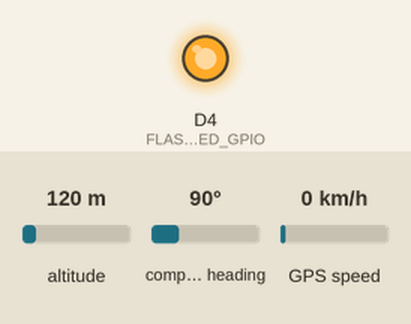
This sketch was run on a simulated ESP8266 (NodeMCU). On the bench: output pins drawn as LEDs (lit = HIGH). Dashed ring = blinking. Inputs (shaded band) come from the test bench; at power-on: altitude 120 m, compass heading 90°, GPS speed 0 km/h. WiFi joins after 1.5 s; servers stay silent unless stated; the GPS gets a fix after 3 s at 37.7749, -122.4194 with 8 satellites.

Above: at 2.7 s.
At 3.89 s:
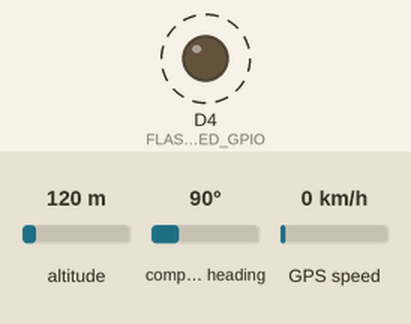
Timing chart, 0 to 4.6 s (numbered marks = the images above):
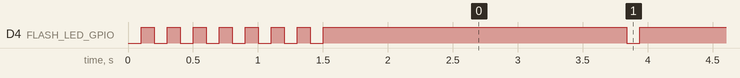

The sketch:

Tracker.ino
```cpp
#include "wifi.h"
#include "client.h"

void setup(){
  startWiFi();
  initGPS();
}

void loop(){
  getLocationData();
  httpGet();
  delay(500);
}
```

client.h
```cpp
#include "gps.h"

#define HOST "utrack-console.herokuapp.com"
#define TRACKER_NODE_ID "Goat-1"
#define HTTPS_PORT 443

WiFiClientSecure client;

int lt , ln;

void httpGet(){
    client.setInsecure();

    ln = GLOBAL_GPS_LON;
    lt = GLOBAL_GPS_LAT;

    if(ln && lt){
        if(client.connect(HOST, HTTPS_PORT)){

          client.printf(
            "GET /api?longitude=%f&latitude=%f&id=%s HTTP/1.1\r\n",
             GLOBAL_GPS_LON, GLOBAL_GPS_LAT, TRACKER_NODE_ID);

          client.printf("Host: %s\r\nConnection: close\r\n\r\n", HOST);
          blinkLED();
        }
    }
}
```

gps.h
```cpp
#include <SoftwareSerial.h>
#include <TinyGPSPlus.h>

#define DEFAULT_BITRATE 9600
#define TX D7
#define RX D8

TinyGPSPlus dataParser;
SoftwareSerial serialDevice(TX, RX);

double GLOBAL_GPS_LAT, GLOBAL_GPS_LON, GLOBAL_GPS_SPEED;
char c;

void initGPS()
{
  serialDevice.begin(DEFAULT_BITRATE);
}

void getLocationData()
{
  while (serialDevice.available())
  {
    c = serialDevice.read();
    if (dataParser.encode(c)){
      GLOBAL_GPS_LAT = dataParser.location.lat();
      GLOBAL_GPS_LON = dataParser.location.lng();
    }
  }
}
```

wifi.h
```cpp
#include <ESP8266WiFi.h>

#define NET_SSID "uTrack"
#define NET_PASS "1234567890"

#define HOSTNAME "TID-00A1E380"
#define FLASH_LED_GPIO D4

void blinkLED(){
  digitalWrite(FLASH_LED_GPIO, LOW);
  delay(100);
  digitalWrite(FLASH_LED_GPIO, HIGH);
  delay(100);
}

void startWiFi(){

  WiFi.hostname(HOSTNAME);
  WiFi.mode(WIFI_STA);
  WiFi.begin(NET_SSID, NET_PASS);
  pinMode(FLASH_LED_GPIO, OUTPUT);

  while (WiFi.status() != WL_CONNECTED){ blinkLED(); }
  digitalWrite(FLASH_LED_GPIO, HIGH);
}
```

Measured:
- by itself, D4 (FLASH_LED_GPIO): goes 6 × (LOW 0.10 s, HIGH 0.10 s), LOW 0.10 s, HIGH 2.3 s, 138 × (LOW 0.10 s, HIGH 0.80 s), LOW 0.10 s, then HIGH
